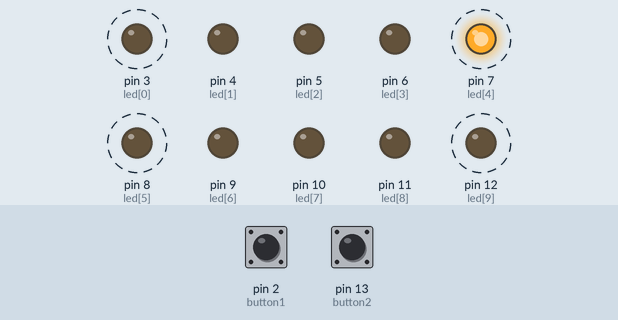
Bench run of a sketch on a simulated Arduino Uno, built with avr-gcc and run on an emulated ATmega328P. Shown: output pins drawn as LEDs (lit = HIGH). Dashed ring = blinking. The inputs (shaded band) are chosen by the test bench; at power-on: pin 2 (button1) LOW, pin 13 (button2) LOW.

Above: at 0.75 s.
1.3 s: pin 2 (button1) pulled HIGH for 3.2 s
At 2.3 s:
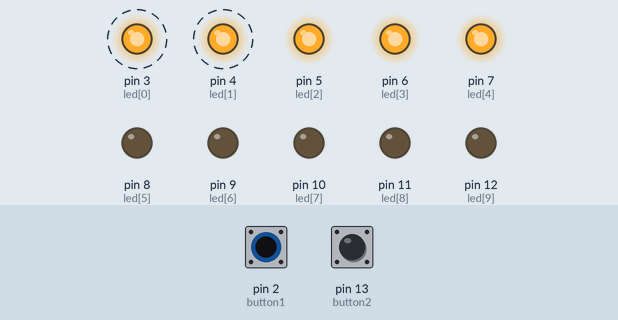
At 3.0 s:
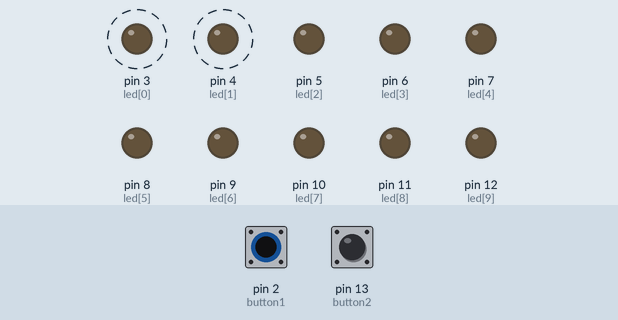
7.2 s: pin 13 (button2) pulled HIGH for 1 s
11.2 s: pin 13 (button2) pulled HIGH for 0.15 s
At 12.1 s:
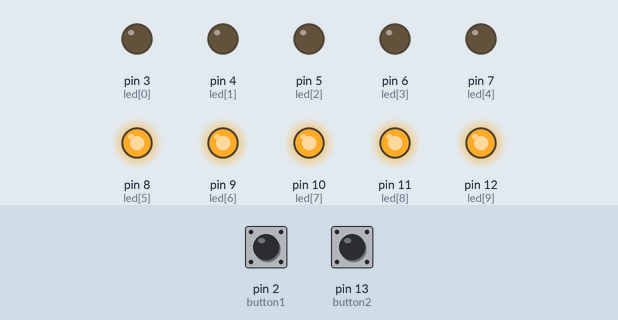
14.3 s: pin 13 (button2) pulled HIGH for 3.2 s
Timing chart, 0 to 32.4 s (numbered marks = the images above; inputs shaded):
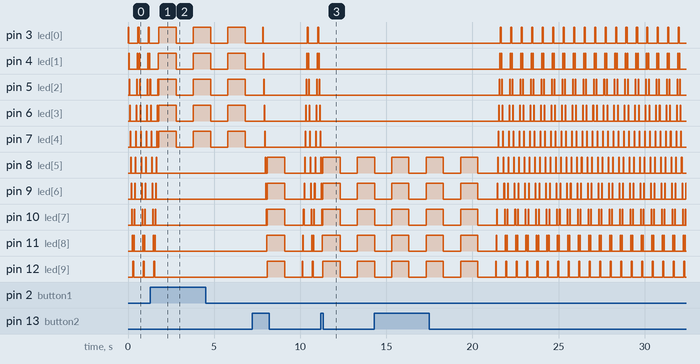

Measured:
- after the input at 1.3 s, pin 3 (led[0]): alternates HIGH for 1.0 s and LOW for 1.0 s, starting after 1.5 s; pin 8 (led[5]): goes on until 1.7 s, then stays LOW; pin 9 (led[6]), pin 10 (led[7]), pin 11 (led[8]), pin 12 (led[9]): goes on until 1.6 s, then stays LOW
- after the input at 11.2 s, pin 3 (led[0]), pin 4 (led[1]), pin 5 (led[2]), pin 6 (led[3]), pin 7 (led[4]): stops changing and stays LOW
- by itself, pin 3 (led[0]), pin 12 (led[9]): alternates HIGH for 0.06 s and LOW for 0.55 s
- by itself, pin 4 (led[1]): alternates HIGH for 1.0 s and LOW for 1.0 s
- by itself, pin 8 (led[5]): alternates HIGH for 0.03 s and LOW for 0.24 s

The sketch:

Cyclone.ino
```cpp
/***************************RULES*****************************/
//the light goes from right to left and the first player
//to press the button while the light on his side is on
//gets a point, first player to reach 5 points wins the game
/************************************************************/
int led[10] = {3, 4, 5, 6, 7, 8, 9, 10, 11, 12};          //to intailaize the led to pin
int button1 = 2;                                          //button for first player
int button2 = 13;                                         //button for second player
int B1_state = 0;                                         //record the state of button for first player
int B2_state = 0;                                         //record the state of button for second player
int score1 = 0;                                           //counter for first player
int score2 = 0;                                           //counter for second player

void setup() {
  //incase of debugging but not used in the program
  Serial.begin(9600);
  for (int i = 0; i < 10; i++) {
    pinMode(led[i], OUTPUT);
    digitalWrite(led[i], LOW);
  }
  pinMode(button1, INPUT);
  pinMode(button2, INPUT);
}

void loop() {
  //delay(100);
  //the light goes from right to left
  for (int i = 0; i <= 9; i++) {
    digitalWrite(led[i], HIGH);
    for (int j = 1; j <= 30 ; j++) {
      B1_state = digitalRead(button1);
      B2_state = digitalRead(button2);
      //if statement to check if the button is pressed or not and RETURNED not STILL pressed
      if (B1_state == HIGH && i == 0) {
        score1++;
        //to check if the player reached the score limit
        if (score1 <= 5) {
          //two loop to make the light on the player's side blink about his score
          //Exp. if the player's score is 2, then the led will blink for two times
          for (int s = 1; s <= score1 ; s++) {
            for (int i = 0; i <= 4; i++) {
              digitalWrite(led[i], HIGH);
            }
            delay(1000);
            for (int i = 0; i <= 4; i++) {
              digitalWrite(led[i], LOW);
            }
            delay(1000);
          }
          //if one of the two player reached 5 points , then this player wins and the score
          //is reset for each player to 0 to start new game
        } else {
          score1 = 0;
          score2 = 0;
        }
      }
      else if (B2_state == HIGH && i == 9) {
        score2++;
        if (score2 <= 5) {
          for (int s = 1; s <= score2 ; s++) {
            for (int i = 5; i <= 9; i++) {
              digitalWrite(led[i], HIGH);
            }
            delay(1000);
            for (int i = 5; i <= 9; i++) {
              digitalWrite(led[i], LOW);
            }
            delay(1000);
          }
        } else {
          score1 = 0;
          score2 = 0;
        }
      }
      delay(1);
    }
    digitalWrite(led[i], LOW);
  }
  //light goes from left to right (returns)
  for (int i = 9; i >= 0; i--) {
    digitalWrite(led[i], HIGH);
    for (int j = 1; j <= 30 ; j++) {
      B1_state = digitalRead(button1);
      B2_state = digitalRead(button2);
      if (B1_state == HIGH && i == 0) {
        score1++;
        if (score1 <= 5) {
          for (int s = 1; s <= score1 ; s++) {
            for (int i = 0; i <= 4; i++) {
              digitalWrite(led[i], HIGH);
            }
            delay(1000);
            for (int i = 0; i <= 4; i++) {
              digitalWrite(led[i], LOW);
            }
            delay(1000);
          }
        } else {
          score1 = 0;
          score2 = 0;
        }
      }
      else if (B2_state == HIGH && i == 9) {
        score2++;
        if (score2 <= 5) {
          for (int s = 1; s <= score2 ; s++) {
            for (int i = 5; i <= 9; i++) {
              digitalWrite(led[i], HIGH);
            }
            delay(1000);
            for (int i = 5; i <= 9; i++) {
              digitalWrite(led[i], LOW);
            }
            delay(1000);
          }
        } else {
          score1 = 0;
          score2 = 0;
        }
      }
      delay(1);
    }
    digitalWrite(led[i], LOW);
  }
}
```
